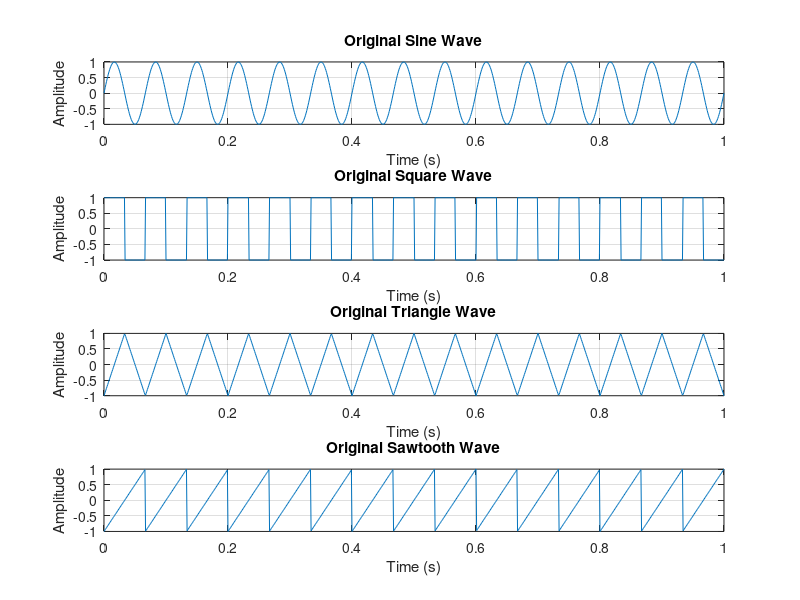
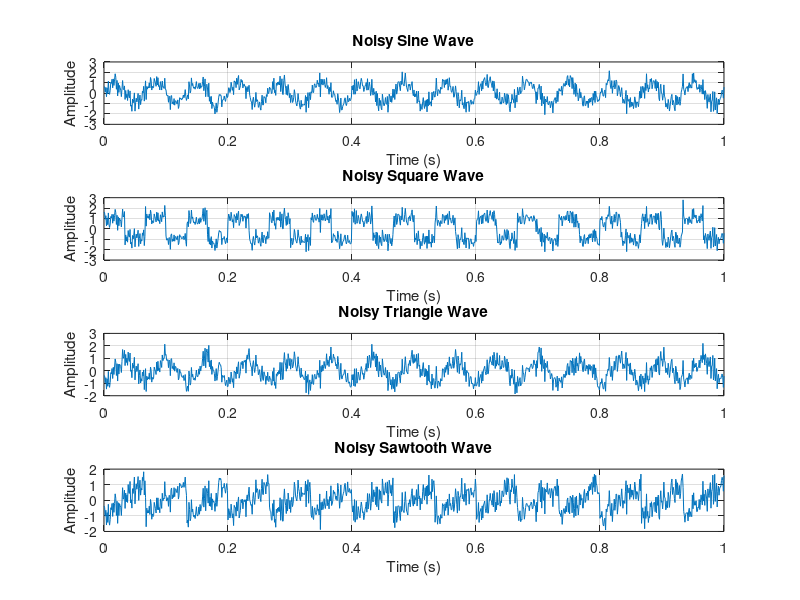

These figures' MATLAB source, in order:
clc;
clear;
close all;

%% Time Vector
t = 0:0.001:1;

%% Frequency
f = 15;

%% Generate Signals

sine_wave = sin(2*pi*f*t);

square_wave = square(2*pi*f*t);

triangle_wave = sawtooth(2*pi*f*t,0.5);

sawtooth_wave = sawtooth(2*pi*f*t);


%% Plot Original Signals

figure;

subplot(4,1,1);
plot(t,sine_wave);
title('Original Sine Wave');
xlabel('Time (s)');
ylabel('Amplitude');
grid on;


subplot(4,1,2);
plot(t,square_wave);
title('Original Square Wave');
xlabel('Time (s)');
ylabel('Amplitude');
grid on;


subplot(4,1,3);
plot(t,triangle_wave);
title('Original Triangle Wave');
xlabel('Time (s)');
ylabel('Amplitude');
grid on;


subplot(4,1,4);
plot(t,sawtooth_wave);
title('Original Sawtooth Wave');
xlabel('Time (s)');
ylabel('Amplitude');
grid on;



%% Generate Noise

noise = 0.5 * randn(size(t));


%% Add Noise To Signals

noisy_sine = sine_wave + noise;

noisy_square = square_wave + noise;

noisy_triangle = triangle_wave + noise;

noisy_sawtooth = sawtooth_wave + noise;



%% Plot Noisy Signals

figure;

subplot(4,1,1);
plot(t,noisy_sine);
title('Noisy Sine Wave');
xlabel('Time (s)');
ylabel('Amplitude');
grid on;


subplot(4,1,2);
plot(t,noisy_square);
title('Noisy Square Wave');
xlabel('Time (s)');
ylabel('Amplitude');
grid on;


subplot(4,1,3);
plot(t,noisy_triangle);
title('Noisy Triangle Wave');
xlabel('Time (s)');
ylabel('Amplitude');
grid on;


subplot(4,1,4);
plot(t,noisy_sawtooth);
title('Noisy Sawtooth Wave');
xlabel('Time (s)');
ylabel('Amplitude');
grid on;
